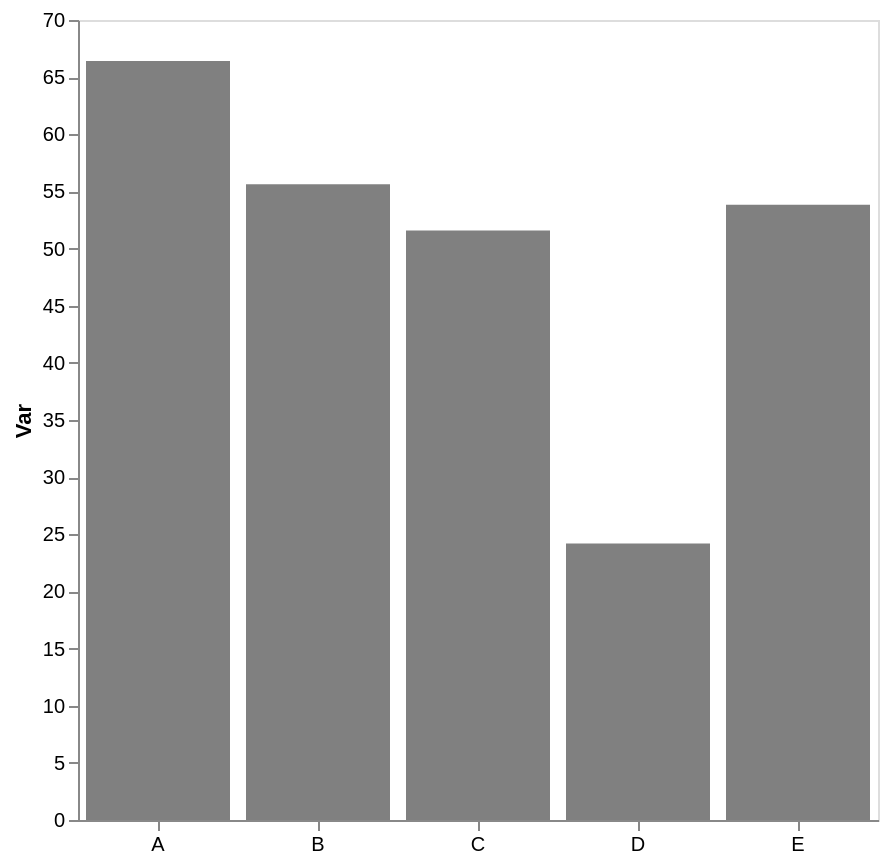

Vega-Lite specification for this chart:
### Vega-Lite specification from a JSON file in a GitHub repository (floating-point values rounded to 4 significant figures)
{"config": {"view": {"continuousWidth": 300, "continuousHeight": 300}, "axis": {"grid": false}, "bar": {"color": "gray"}}, "data": {"name": "data-a6300da3cdc64d05089f44e80b954f30"}, "mark": {"type": "bar"}, "encoding": {"x": {"axis": {"labelAngle": 0, "title": null}, "field": "cat", "type": "nominal"}, "y": {"aggregate": "mean", "axis": {"title": "Var"}, "field": "var1", "type": "quantitative"}}, "height": 400, "width": 400, "$schema": "https://vega.github.io/schema/vega-lite/v5.17.0.json", "datasets": {"data-a6300da3cdc64d05089f44e80b954f30": [{"cat": "D", "var1": 24.38, "var2": 51.58}, {"cat": "E", "var1": 44.86, "var2": 55.42}, {"cat": "B", "var1": 51.93, "var2": 56.32}, {"cat": "D", "var1": 24.02, "var2": 43.34}, {"cat": "C", "var1": 55.4, "var2": 47.77}, {"cat": "C", "var1": 40.97, "var2": 46.79}, {"cat": "E", "var1": 60.76, "var2": 50.19}, {"cat": "B", "var1": 59.35, "var2": 42.86}, {"cat": "C", "var1": 58.35, "var2": 54.71}, {"cat": "E", "var1": 56.48, "var2": 63.79}, {"cat": "A", "var1": 66.4, "var2": 53.11}, {"cat": "E", "var1": 53.25, "var2": 42.75}]}}
